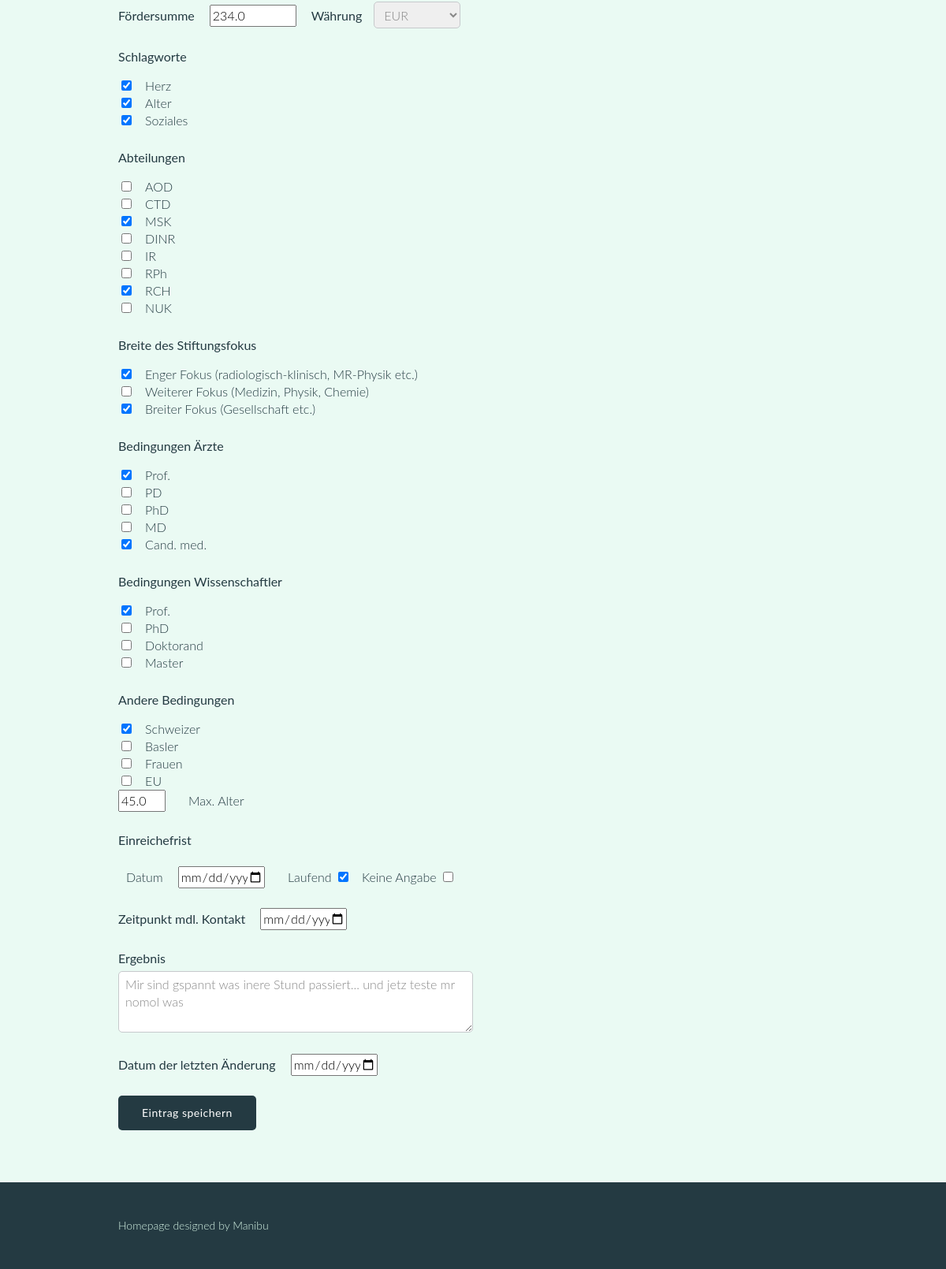
Before: /formular?id=4 (lower part) with the older database file.
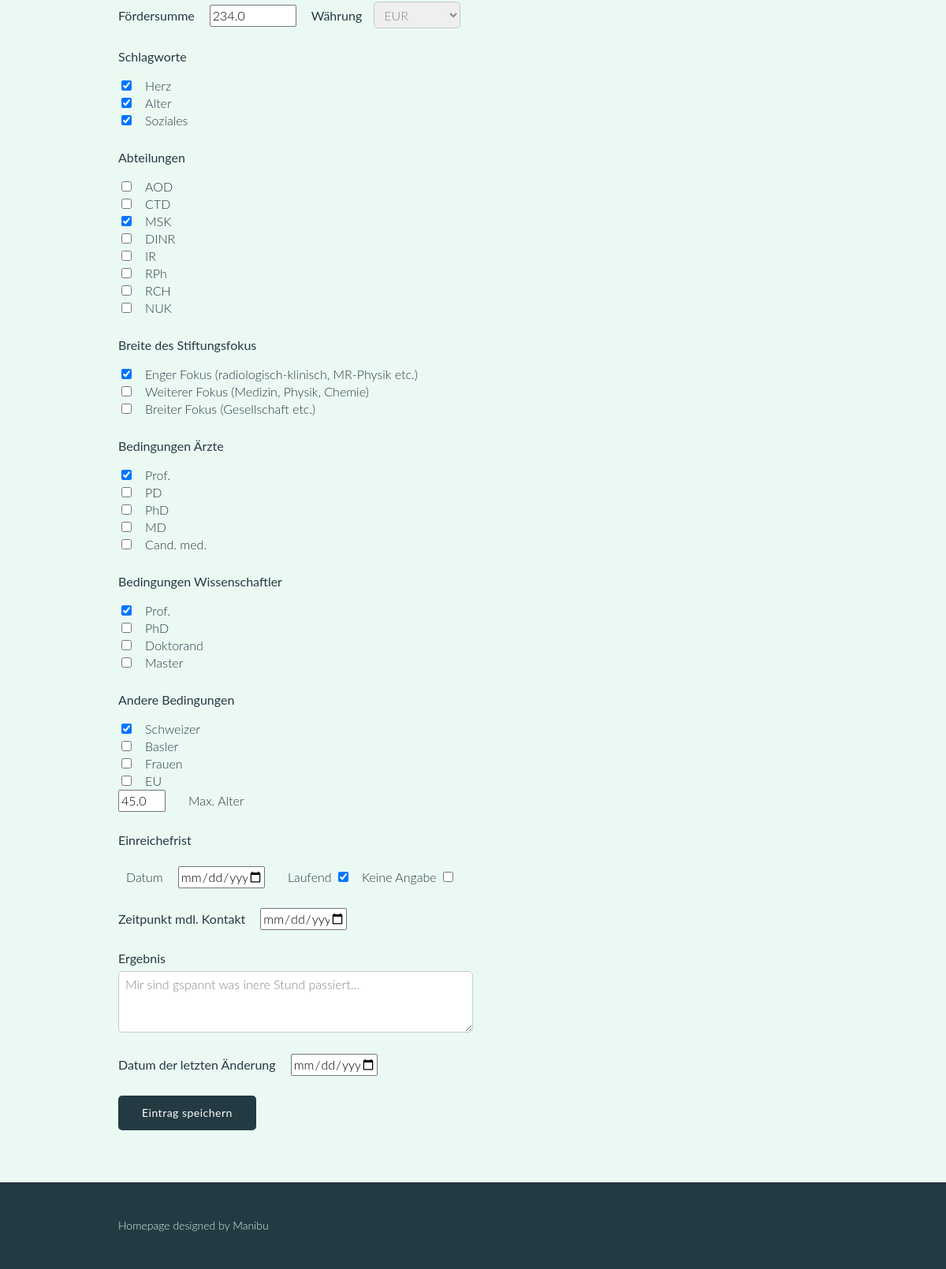
After: the same page with the newer database file.
### tables this page shows
CREATE TABLE foundations (
    ID INTEGER PRIMARY KEY AUTOINCREMENT,
    foundationname text,
    keyword text,
    address text,
    pnumber text,
    mail text,
    website text,
    contactperson text,
    purpose text,
    kindofboost text,
    sum real,
    currency text,
    hitword text,
    groups text,
    broadness text,
    condDoc text,
    condSci text,
    condElse text,
    condAge real,
    deadline text,
    pending text,
    noInfo text,
    resContact text,
    timeContact text,
    lastChange text
);

### run_it.py (the view)
@blu.route('/formular')
def formular_in():
    now = datetime.datetime.now()
    today = now.strftime("%d.%m.%y")
    if request.args.get('id'):
        get_id = request.args.get('id')
        conn = get_db()
        conn.row_factory = sqlite3.Row
        cursor = conn.execute('SELECT * FROM foundations where id=?', get_id)
        items = cursor.fetchone()
        return render_template('formular_in.html', blubber=items, mode='edit', today=today)
    else:
        return render_template('formular_in.html', blubber={}, mode='new', today=today)

### database.py (called while the page is built)
def create_connection(db_file):
    conn = sqlite3.connect(db_file)
    return conn

### run_it.py (called while the page is built)
def get_db():
    datab = create_connection(database)
    return datab

### templates/formular_in.html (shortened to what this page needs)
<!DOCTYPE html>
<html lang="en">
<head>
  <link rel="stylesheet" href="{{url_for('static', filename='assets/stylesheet/main.css') }}">
</head>
<body>
    <section class="row ">
        <div class="container">
        <fieldset class="foundation-group">
        <form action="/formularadd" method="post">
            <label class="foundation-nebenand">
                Fördersumme
                <input type="number" name="money" step="0.1" min="0" value="{{blubber['sum']}}">
                Währung<select name="currency">
                    <option value="EUR"/
                        {% if 'EUR' in blubber['currency'] %}selected{% endif %}>EUR</option>
                </select>
            </label><br>
            <label class="foundation-checkbox">Schlagworte
                <ul>
                    <li><input type="checkbox" name="hitword" value="Herz" id="Herz"/
                        {% if 'Herz' in blubber['hitword'] %}checked{% endif %}>
                        <label for="Herz">Herz</label></li>
                    <li><input type="checkbox" name="hitword" value="Alter" id="Alter"/
                        {% if 'Alter' in blubber['hitword'] %}checked{% endif %}>
                        <label for="Alter">Alter</label></li>
                    <li><input type="checkbox" name="hitword" value="Soziales" id="Soziales"/
                        {% if 'Soziales' in blubber['hitword'] %}checked{% endif %}>
                        <label for="">Soziales</label></li>
                </ul>
            </label>
            <label class="foundation-checkbox">Abteilungen
                <ul>
                    <li><input type="checkbox" name="groups" value="AOD" id="AOD"/
                        {% if 'AOD' in blubber['groups'] %}checked{% else %}{% endif %}>
                        <label for="AOD">AOD</label></li>
                    <li><input type="checkbox" name="groups" value="CTD" id="CTD"/
                        {% if 'CTD' in blubber['groups'] %}checked{% else %}{% endif %}>
                        <label for="CTD">CTD</label></li>
                    <li><input type="checkbox" name="groups" value="MSK" id="MSK"/
                        {% if 'MSK' in blubber['groups'] %}checked{% endif %}>
                        <label for="MSK">MSK</label></li>
                    <li><input type="checkbox" name="groups" value="DINR" id="DINR"/
                        {% if 'DINR' in blubber['groups'] %}checked{% else %}{% endif %}>
                        <label for="DINR">DINR</label></li>
                    <li><input type="checkbox" name="groups" value="IR" id="IR"/
                        {% if 'IR' in blubber['groups'] %}checked{% else %}{% endif %}>
                        <label for="IR">IR</label></li>
                    <li><input type="checkbox" name="groups" value="RPh" id="RPh"/
                        {% if 'RPh' in blubber['groups'] %}checked{% else %}{% endif %}>
                        <label for="RPh">RPh</label></li>
                    <li><input type="checkbox" name="groups" value="RCH" id="RCH"/
                        {% if 'RCH' in blubber['groups'] %}checked{% endif %}>
                        <label for="RCH">RCH</label></li>
                    <li><input type="checkbox" name="groups" value="NUK" id="NUK"/
                        {% if 'NUK' in blubber['groups'] %}checked{% else %}{% endif %}>
                        <label for="NUK">NUK</label></li>
                </ul>
            </label>
            <label class="foundation-checkbox">Breite des Stiftungsfokus
                <ul>
                    <li><input type="checkbox" name="broadness" value="Enger Fokus;(radiologisch-klinisch, MR-Physik etc.)" id="eng"/
                        {% if 'Enger' in blubber['broadness'] %}checked{% endif %}>
                        <label for="eng">Enger Fokus (radiologisch-klinisch, MR-Physik etc.)</label>
                    </li>
                    <li><input type="checkbox" name="broadness" value="Weiterer Fokus;(Medizin, Physik, Chemie)" id="breit"/
                        {% if 'Weiterer' in blubber['broadness'] %}checked{% else %}{% endif %}>
                        <label for="breit">Weiterer Fokus (Medizin, Physik, Chemie)</label>
                    </li>
                    <li><input type="checkbox" name="broadness" value="Breiter Fokus;(Gesellschaft etc.)" id="weit"/
                        {% if 'Breiter' in blubber['broadness'] %}checked{% endif %}>
                        <label for="weit">Breiter Fokus (Gesellschaft etc.)</label>
                    </li>
                </ul>
            </label>
            <label class="foundation-checkbox">Bedingungen &Aumlrzte
                <ul>
                    <li><input type="checkbox" name="conditionsD" value="Prof" id="profmed"/
                        {% if 'Prof' in blubber['condDoc'] %}checked{% endif %}>
                        <label for="profmed">Prof.</label>
                    </li>
                    <li><input type="checkbox" name="conditionsD" value="PD" id="pdMed"/
                        {% if 'PD' in blubber['condDoc'] %}checked{% else %}{% endif %}>
                        <label for="pdMed">PD</label>
                    </li>
                    <li><input type="checkbox" name="conditionsD" value="PhD" id="phdMed"/
                        {% if 'PhD' in blubber['condDoc'] %}checked{% else %}{% endif %}>
                        <label for="phdMed">PhD</label>
                    </li>
                    <li><input type="checkbox" name="conditionsD" value="MD" id="md"/
                        {% if 'MD' in blubber['condDoc'] %}checked{% else %}{% endif %}>
                        <label for="md">MD</label>
                    </li>
                    <li><input type="checkbox" name="conditionsD" value="Cand. med." id="cmed"/
                        {% if 'Cand' in blubber['condDoc'] %}checked{% endif %}>
                        <label for="cmed">Cand. med.</label>
                    </li>
                </ul>
            </label>
            <label class="foundation-checkbox">Bedingungen Wissenschaftler
                <ul>
                    <li><input type="checkbox" name="conditionsS" value="Prof" id="prof"/
                        {% if 'Prof' in blubber['condSci'] %}checked{% endif %}>
                        <label for="prof">Prof.</label>
                    </li>
                    <li><input type="checkbox" name="conditionsS" value="PhD" id="phd"/
                        {% if 'PhD' in blubber['condSci'] %}checked{% else %}{% endif %}>
                        <label for="phd">PhD</label>
                    </li>
                    <li><input type="checkbox" name="conditionsS" value="Doktorand" id="doktorand"/
                        {% if 'Doktorand' in blubber['condSci'] %}checked{% else %}{% endif %}>
                        <label for="doktorand">Doktorand</label>
                    </li>
                    <li><input type="checkbox" name="conditionsS" value="Master" id="master"/
                        {% if 'Master' in blubber['condSci'] %}checked{% else %}{% endif %}>
                        <label for="master">Master</label>
                    </li>
                </ul>
            </label>
            <label class="foundation-checkbox">Andere Bedingungen
                <ul>
                    <li><input type="checkbox" name="conditionsE" value="Schweizer" id="ch"/
                        {% if 'Schweizer' in blubber['condElse'] %}checked{% endif %}>
                        <label for="ch">Schweizer</label></li>
                    <li><input type="checkbox" name="conditionsE" value="Basler" id="bs"/
                        {% if 'Basler' in blubber['condElse'] %}checked{% else %}{% endif %}>
                        <label for="bs">Basler</label></li>
                    <li><input type="checkbox" name="conditionsE" value="Frauen" id="frauen"/
                        {% if 'Frauen' in blubber['condElse'] %}checked{% else %}{% endif %}>
                        <label for="frauen">Frauen</label></li>
                    <li><input type="checkbox" name="conditionsE" value="EU" id="europunion"/
                        {% if 'EU' in blubber['condElse'] %}checked{% else %}{% endif %}>
                        <label for="europunion">EU</label></li>
                    <li><input type="number" name="conditionAge" id="age" min="18" value="{{blubber['condAge']}}">
                        <label for="age">Max. Alter</label>
                    </li>
                </ul>
            </label>
            <label class="foundation-nebenand foundation-checkbox">Einreichefrist<br><br>
                <label for="deadline">Datum</label>
                <input type="date" name="deadline" id="deadline" pattern="[0-9]{2}.[0-9]{2}.[0-9]{2}"/
                 placeholder="dd.mm.yy" value="{{blubber['deadline']}}">
                <label for="pending">Laufend</label>
                <input type="checkbox" name="pending" value="Laufend" id="pending"/
                    {% if blubber['pending'] %}checked{% endif %}>
                <label for="noInfo">Keine Angabe</label>
                <input type="checkbox" name="noInfo" value="Keine Angabe" id="noInfo"/
                        {% if blubber['noInfo'] %}checked{% else %}{% endif %}><br>
            </label>
            <label>Zeitpunkt mdl. Kontakt
                <input type="date" name="timeContact" id="timeContact" pattern="[0-9]{2}.[0-9]{2}.[0-9]{2}" /
                 max="17-21-06" placeholder="dd.mm.yy" value="{{blubber['timeContact']}}"></label><br>
            <label>Ergebnis
                <textarea class="large-input" type="textarea" name="resContact" id="resContact">{{blubber['resContact']}}</textarea></label>
            <label>Datum der letzten Änderung
                    <input type="date" name="lastChange" value="{{today}}"></label><br>
        <input class="super_btn btn" style="color: #fff" name="submit" value="Eintrag speichern" type="submit">
        </form>
        </fieldset>
        </div>
    </section>
    <footer class="primary-footer container group">Homepage designed by Manibu</footer>
</body>

### static/assets/stylesheet/main.css (style rules this page uses)
.group:before, .group:after { content: ""; display: table; }
.group:after { clear: both; }
.group { clear: both; *zoom: 1; }
html, body, div, span, applet, object, iframe, h1, h2, h3, h4, h5, h6, p, blockquote, pre, a, abbr, acronym, address, big, cite, code, del, dfn, em, img, ins, kbd, q, s, samp, small, strike, strong, sub, sup, tt, var, b, u, i, center, dl, dt, dd, ol, ul, li, fieldset, form, label, legend, table, caption, tbody, tfoot, thead, tr, th, td, article, aside, canvas, details, embed, figure, figcaption, footer, header, hgroup, menu, nav, output, ruby, section, summary, time, mark, audio, video { margin: 0; padding: 0; border: 0; font-size: 100%; font: inherit; vertical-align: baseline; }
article, aside, details, figcaption, figure, footer, header, hgroup, menu, nav, section { display: block; }
body { line-height: 1; }
ol, ul { list-style: none; }
body { background: #243a42; color: #243a42; font: 300 16px/22px "Lato", "Open Sans", "Helvetica Neue", Helvetica, Arial, sans-serif; }
*, *:before, *:after { box-sizing: border-box; }
.container, .grid { margin: 0 auto; width: 960px; }
.container { padding-left: 30px; padding-right: 30px; }
.row { min-width: 960px; background: #eafaf3; padding: 66px 0 44px 0; }
.primary-footer { color: #d6f5e6; font-size: 14px; padding-bottom: 44px; padding-top: 44px; }
form { margin-bottom: 22px; }
input, select, textarea { font: 300 16px/22px "Lato", "Open Sans", "Helvetica Neue", Helvetica, Arial, sans-serif; }
.foundation-group label { color: #243a42; font-weight: 400; }
.large-input, .foundation-group select { border: 1px solid #c6c9cc; border-radius: 5px; color: #888; display: block; margin: 5px 0 27px 0; padding: 5px 8px; }
.large-input { width: 50%; }
.foundation-group select { height: 34px; width: 100px; }
.foundation-group textarea { height: 78px; }
.foundation-checkbox input[type="checkbox"] { display: inline-block; }
.foundation-checkbox label { padding-left: 10px; font-weight: 300; }
.foundation-group li:first-child { margin-top: 15px }
.foundation-group li:last-child { margin-bottom: 25px }
.foundation-checkbox input[type="number"] { display: inline; margin-right: 15px; width: 60px }
input[type="date"], .foundation-nebenand input[type="number"], .foundation-nebenand select { display: inline; margin-left: 15px; margin-right: 15px; margin-bottom: 25px; width: 110px }
.btn { border-radius: 5px; color: #fff; cursor: pointer; display: inline-block; font-weight: 400; letter-spacing: .5px; margin: 0; background: #243a42; border: 0; padding: 2px 10px; font-size: 14px; }
.super_btn { padding: 11px 30px; }

Changed rows visible on the page:
changed foundations "EUR": groups "☑" → "☐"; broadness "☑" → "☐"; condDoc "☑" → "☐"; resContact "Mir sind gspannt was inere Stund passiert... und jetz teste mr nomol was" → "Mir sind gspannt was inere Stund passiert..."
